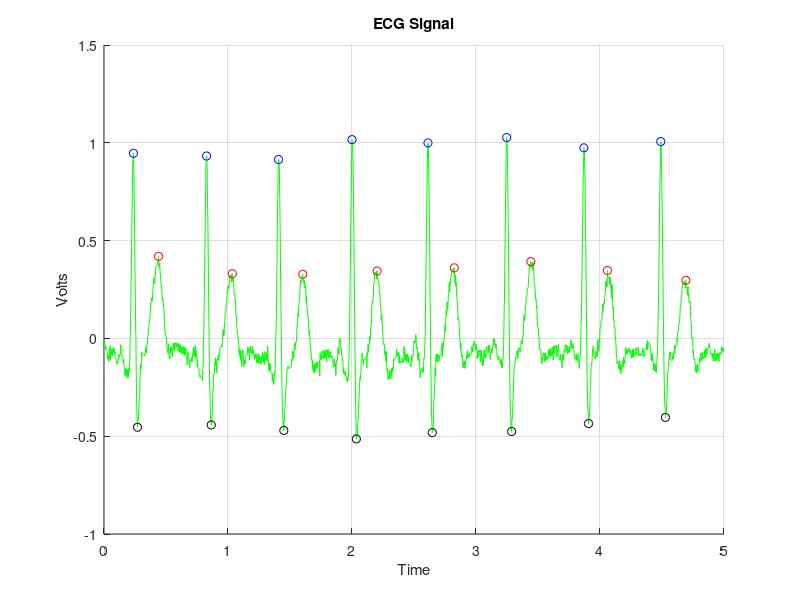

The MATLAB script that drew this image:
signal=load('scope_18.csv');
x=signal(:,2);
fs=400;
Time=(0:1/fs:5-1/fs)';
f=1./Time;
X=fft(x);
hold on;
for i=1:length(f)
    if f(i)==50
        X(i)=X(i-1);
    end
    if f(i)>100
        X(i)=0;
    end
end
Voltage=real(ifft(X));
plot(Time,Voltage,'g');
xlabel('Time');ylabel('Volts');grid;title('ECG Signal');hold on;
beats=0;
%Extraction of R,S,T
R=[];RTime=[];
S=[];STime=[];
T=[];TTime=[];
i=11;
while(i<length(Voltage)-10)
    i=i+1;
    if Voltage(i)==max(Voltage(i-10:1:i+10)) && Voltage(i)>0.6
        R=[R,Voltage(i)];
        RTime=[RTime,Time(i)];
        i=i+10;
    end
    if Voltage(i)==min(Voltage(i-10:1:i+10)) && Voltage(i)<-0.4
        S=[S,Voltage(i)];
        STime=[STime,Time(i)];
        i=i+10;
    end
    if Voltage(i)==max(Voltage(i-10:1:i+10)) && Voltage(i)<0.6 && Voltage(i)>0.2
        T=[T,Voltage(i)];
        TTime=[TTime,Time(i)];
        i=i+10;
    end
end
plot(RTime,R,'bo');plot(STime,S,'ko');plot(TTime,T,'ro');

%Displaying the Info
RRTimeInterval=(RTime(end)-RTime(1))/(length(R)-1);
disp('R-R Time interval is:');
disp(RRTimeInterval);

STsample=[];
for i=1:min(length(S),length(T))
    if TTime(1)>STime(1)
        STsample=[STsample,TTime(i)-STime(i)];
    else
        STsample=[STsample,TTime(i+1)-STime(i)];
    end
end
STTimeInterval=mean(STsample);
disp('S-T Time interval is:');
disp(STTimeInterval);
    
HeartBeatRate=60/RRTimeInterval;
disp('Heart Beat Rate is:');
disp(HeartBeatRate);